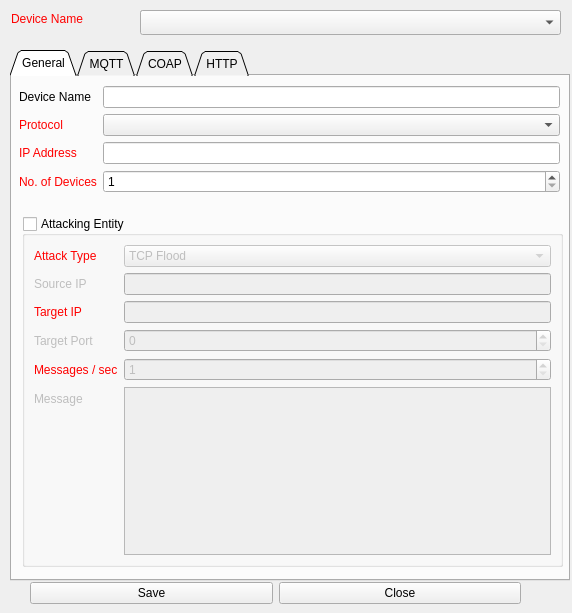
<?xml version="1.0" encoding="UTF-8"?>
<ui version="4.0">
 <class>frmNewDeviceTemplate</class>
 <widget class="QDialog" name="frmNewDeviceTemplate">
  <property name="geometry">
   <rect>
    <x>0</x>
    <y>0</y>
    <width>572</width>
    <height>613</height>
   </rect>
  </property>
  <property name="windowTitle">
   <string>New Device Template</string>
  </property>
  <widget class="QTabWidget" name="tbMain">
   <property name="geometry">
    <rect>
     <x>10</x>
     <y>50</y>
     <width>560</width>
     <height>531</height>
    </rect>
   </property>
   <property name="tabShape">
    <enum>QTabWidget::Triangular</enum>
   </property>
   <property name="currentIndex">
    <number>0</number>
   </property>
   <widget class="QWidget" name="tab">
    <attribute name="title">
     <string>General</string>
    </attribute>
    <widget class="QGroupBox" name="gbIsAttackingEntity">
     <property name="enabled">
      <bool>true</bool>
     </property>
     <property name="geometry">
      <rect>
       <x>10</x>
       <y>140</y>
       <width>541</width>
       <height>351</height>
      </rect>
     </property>
     <property name="title">
      <string>Attacking Entity</string>
     </property>
     <property name="checkable">
      <bool>true</bool>
     </property>
     <property name="checked">
      <bool>false</bool>
     </property>
     <layout class="QFormLayout" name="formLayout">
      <item row="0" column="0">
       <widget class="QLabel" name="label_4">
        <property name="styleSheet">
         <string notr="true">color: rgb(255, 0, 0);</string>
        </property>
        <property name="text">
         <string>Attack Type</string>
        </property>
       </widget>
      </item>
      <item row="0" column="1">
       <widget class="QComboBox" name="cmbAttackType">
        <item>
         <property name="text">
          <string>TCP Flood</string>
         </property>
        </item>
        <item>
         <property name="text">
          <string>UDP Flood</string>
         </property>
        </item>
       </widget>
      </item>
      <item row="1" column="0">
       <widget class="QLabel" name="label_30">
        <property name="styleSheet">
         <string notr="true"/>
        </property>
        <property name="text">
         <string>Source IP</string>
        </property>
       </widget>
      </item>
      <item row="1" column="1">
       <widget class="QLineEdit" name="txtAttackingSourceIP"/>
      </item>
      <item row="2" column="0">
       <widget class="QLabel" name="label_14">
        <property name="styleSheet">
         <string notr="true">color: rgb(255, 0, 0);</string>
        </property>
        <property name="text">
         <string>Target IP</string>
        </property>
       </widget>
      </item>
      <item row="2" column="1">
       <widget class="QLineEdit" name="txtAttackingTargetIP"/>
      </item>
      <item row="3" column="0">
       <widget class="QLabel" name="label_28">
        <property name="styleSheet">
         <string notr="true"/>
        </property>
        <property name="text">
         <string>Target Port</string>
        </property>
       </widget>
      </item>
      <item row="3" column="1">
       <widget class="QSpinBox" name="sbAttackingTargetPort">
        <property name="maximum">
         <number>65535</number>
        </property>
       </widget>
      </item>
      <item row="4" column="0">
       <widget class="QLabel" name="label_29">
        <property name="styleSheet">
         <string notr="true">color: rgb(255, 0, 0);</string>
        </property>
        <property name="text">
         <string>Messages / sec</string>
        </property>
       </widget>
      </item>
      <item row="4" column="1">
       <widget class="QSpinBox" name="sbAttackingInterval">
        <property name="minimum">
         <number>1</number>
        </property>
        <property name="maximum">
         <number>1000</number>
        </property>
       </widget>
      </item>
      <item row="5" column="0">
       <widget class="QLabel" name="label_31">
        <property name="styleSheet">
         <string notr="true"/>
        </property>
        <property name="text">
         <string>Message</string>
        </property>
       </widget>
      </item>
      <item row="5" column="1">
       <widget class="QPlainTextEdit" name="txtAttackingMsg"/>
      </item>
     </layout>
    </widget>
    <widget class="QWidget" name="layoutWidget">
     <property name="geometry">
      <rect>
       <x>7</x>
       <y>10</y>
       <width>541</width>
       <height>121</height>
      </rect>
     </property>
     <layout class="QFormLayout" name="formLayout_4">
      <item row="0" column="0">
       <widget class="QLabel" name="lblDeviceName2">
        <property name="styleSheet">
         <string notr="true"/>
        </property>
        <property name="text">
         <string>Device Name</string>
        </property>
       </widget>
      </item>
      <item row="0" column="1">
       <widget class="QLineEdit" name="txtDeviceName2"/>
      </item>
      <item row="1" column="0">
       <widget class="QLabel" name="label_13">
        <property name="styleSheet">
         <string notr="true">color: rgb(255, 0, 0);</string>
        </property>
        <property name="text">
         <string>Protocol</string>
        </property>
       </widget>
      </item>
      <item row="1" column="1">
       <widget class="QComboBox" name="cmbProtocol">
        <item>
         <property name="text">
          <string/>
         </property>
        </item>
        <item>
         <property name="text">
          <string>MQTT</string>
         </property>
        </item>
        <item>
         <property name="text">
          <string>COAP</string>
         </property>
        </item>
       </widget>
      </item>
      <item row="2" column="0">
       <widget class="QLabel" name="label">
        <property name="styleSheet">
         <string notr="true">color: rgb(255, 0, 0);</string>
        </property>
        <property name="text">
         <string>IP Address</string>
        </property>
       </widget>
      </item>
      <item row="2" column="1">
       <widget class="QLineEdit" name="txtIPAddress">
        <property name="text">
         <string/>
        </property>
       </widget>
      </item>
      <item row="3" column="0">
       <widget class="QLabel" name="label_12">
        <property name="styleSheet">
         <string notr="true">color: rgb(255, 0, 0);</string>
        </property>
        <property name="text">
         <string>No. of Devices</string>
        </property>
       </widget>
      </item>
      <item row="3" column="1">
       <widget class="QSpinBox" name="sbNumofDevices">
        <property name="minimum">
         <number>1</number>
        </property>
        <property name="maximum">
         <number>100</number>
        </property>
        <property name="value">
         <number>1</number>
        </property>
       </widget>
      </item>
     </layout>
    </widget>
   </widget>
   <widget class="QWidget" name="tpMQTT">
    <attribute name="title">
     <string>MQTT</string>
    </attribute>
    <widget class="QGroupBox" name="groupBox_3">
     <property name="geometry">
      <rect>
       <x>9</x>
       <y>44</y>
       <width>231</width>
       <height>111</height>
      </rect>
     </property>
     <property name="title">
      <string>Broker Port</string>
     </property>
     <widget class="QWidget" name="layoutWidget">
      <property name="geometry">
       <rect>
        <x>13</x>
        <y>33</y>
        <width>211</width>
        <height>60</height>
       </rect>
      </property>
      <layout class="QFormLayout" name="formLayout_2">
       <item row="0" column="0">
        <widget class="QRadioButton" name="rbMQTTRegular">
         <property name="text">
          <string>Regular</string>
         </property>
         <property name="checked">
          <bool>true</bool>
         </property>
        </widget>
       </item>
       <item row="0" column="1">
        <widget class="QSpinBox" name="sbBrokerPortRegular">
         <property name="maximum">
          <number>65535</number>
         </property>
         <property name="value">
          <number>1883</number>
         </property>
        </widget>
       </item>
       <item row="1" column="0">
        <widget class="QRadioButton" name="rbMQTTTLS">
         <property name="text">
          <string>TLS</string>
         </property>
        </widget>
       </item>
       <item row="1" column="1">
        <widget class="QSpinBox" name="sbBrokerportTLS">
         <property name="maximum">
          <number>65535</number>
         </property>
         <property name="value">
          <number>8883</number>
         </property>
        </widget>
       </item>
      </layout>
     </widget>
    </widget>
    <widget class="QGroupBox" name="gbBrookerAuthentication">
     <property name="geometry">
      <rect>
       <x>250</x>
       <y>50</y>
       <width>301</width>
       <height>102</height>
      </rect>
     </property>
     <property name="title">
      <string>Broker Authentication</string>
     </property>
     <property name="checkable">
      <bool>true</bool>
     </property>
     <property name="checked">
      <bool>false</bool>
     </property>
     <layout class="QVBoxLayout" name="verticalLayout_6">
      <item>
       <layout class="QFormLayout" name="formLayout_3">
        <item row="0" column="0">
         <widget class="QLabel" name="label_10">
          <property name="styleSheet">
           <string notr="true">color: rgb(255, 0, 0);</string>
          </property>
          <property name="text">
           <string>User Name</string>
          </property>
         </widget>
        </item>
        <item row="0" column="1">
         <widget class="QLineEdit" name="txtBrokerUserName"/>
        </item>
        <item row="1" column="0">
         <widget class="QLabel" name="label_11">
          <property name="styleSheet">
           <string notr="true">color: rgb(255, 0, 0);</string>
          </property>
          <property name="text">
           <string>Password</string>
          </property>
         </widget>
        </item>
        <item row="1" column="1">
         <widget class="QLineEdit" name="txtBrokerPassword"/>
        </item>
       </layout>
      </item>
     </layout>
    </widget>
    <widget class="QWidget" name="layoutWidget">
     <property name="geometry">
      <rect>
       <x>10</x>
       <y>10</y>
       <width>541</width>
       <height>27</height>
      </rect>
     </property>
     <layout class="QFormLayout" name="formLayout_5">
      <item row="0" column="0">
       <widget class="QLabel" name="label_3">
        <property name="styleSheet">
         <string notr="true">color: rgb(255, 0, 0);</string>
        </property>
        <property name="text">
         <string>Broker</string>
        </property>
       </widget>
      </item>
      <item row="0" column="1">
       <widget class="QLineEdit" name="txtBrokerIP">
        <property name="text">
         <string/>
        </property>
       </widget>
      </item>
     </layout>
    </widget>
    <widget class="QTabWidget" name="tbMQTTSubscribePublish">
     <property name="geometry">
      <rect>
       <x>10</x>
       <y>150</y>
       <width>541</width>
       <height>351</height>
      </rect>
     </property>
     <property name="currentIndex">
      <number>1</number>
     </property>
     <widget class="QWidget" name="tab_4">
      <attribute name="title">
       <string>Subscribe</string>
      </attribute>
      <widget class="QPushButton" name="btnAddSubscribeTopic">
       <property name="geometry">
        <rect>
         <x>70</x>
         <y>33</y>
         <width>89</width>
         <height>25</height>
        </rect>
       </property>
       <property name="text">
        <string>Add</string>
       </property>
      </widget>
      <widget class="QComboBox" name="cmbSubscribeTopic">
       <property name="geometry">
        <rect>
         <x>70</x>
         <y>5</y>
         <width>401</width>
         <height>25</height>
        </rect>
       </property>
      </widget>
      <widget class="QLabel" name="label_15">
       <property name="geometry">
        <rect>
         <x>20</x>
         <y>6</y>
         <width>51</width>
         <height>17</height>
        </rect>
       </property>
       <property name="text">
        <string>Topic</string>
       </property>
      </widget>
      <widget class="QTableWidget" name="tbWidgetSubscribeTopic">
       <property name="geometry">
        <rect>
         <x>20</x>
         <y>60</y>
         <width>512</width>
         <height>260</height>
        </rect>
       </property>
      </widget>
      <widget class="QPushButton" name="btnAdMQTTSubscribeTopic">
       <property name="geometry">
        <rect>
         <x>471</x>
         <y>5</y>
         <width>23</width>
         <height>25</height>
        </rect>
       </property>
       <property name="text">
        <string>+</string>
       </property>
      </widget>
     </widget>
     <widget class="QWidget" name="tab_5">
      <attribute name="title">
       <string>Publish</string>
      </attribute>
      <widget class="QComboBox" name="cmbMQTTPublishTopic">
       <property name="geometry">
        <rect>
         <x>100</x>
         <y>5</y>
         <width>281</width>
         <height>25</height>
        </rect>
       </property>
      </widget>
      <widget class="QLabel" name="label_16">
       <property name="geometry">
        <rect>
         <x>20</x>
         <y>5</y>
         <width>51</width>
         <height>17</height>
        </rect>
       </property>
       <property name="text">
        <string>Topic</string>
       </property>
      </widget>
      <widget class="QComboBox" name="cmbMQTTPublishDataProfile">
       <property name="geometry">
        <rect>
         <x>100</x>
         <y>35</y>
         <width>381</width>
         <height>25</height>
        </rect>
       </property>
      </widget>
      <widget class="QLabel" name="label_17">
       <property name="geometry">
        <rect>
         <x>10</x>
         <y>35</y>
         <width>81</width>
         <height>17</height>
        </rect>
       </property>
       <property name="text">
        <string>Data Profile</string>
       </property>
      </widget>
      <widget class="QComboBox" name="cmbMQTTPublishTimeProfile">
       <property name="geometry">
        <rect>
         <x>100</x>
         <y>65</y>
         <width>381</width>
         <height>25</height>
        </rect>
       </property>
      </widget>
      <widget class="QLabel" name="label_18">
       <property name="geometry">
        <rect>
         <x>10</x>
         <y>65</y>
         <width>111</width>
         <height>17</height>
        </rect>
       </property>
       <property name="text">
        <string>Time Profile</string>
       </property>
      </widget>
      <widget class="QPushButton" name="btnMQTTPublishDataProfile">
       <property name="geometry">
        <rect>
         <x>480</x>
         <y>35</y>
         <width>23</width>
         <height>25</height>
        </rect>
       </property>
       <property name="text">
        <string>+</string>
       </property>
      </widget>
      <widget class="QLabel" name="label_19">
       <property name="geometry">
        <rect>
         <x>410</x>
         <y>5</y>
         <width>41</width>
         <height>25</height>
        </rect>
       </property>
       <property name="text">
        <string>QoS</string>
       </property>
      </widget>
      <widget class="QComboBox" name="cmbMQTTQoS">
       <property name="geometry">
        <rect>
         <x>450</x>
         <y>5</y>
         <width>51</width>
         <height>25</height>
        </rect>
       </property>
       <item>
        <property name="text">
         <string>0</string>
        </property>
       </item>
       <item>
        <property name="text">
         <string>1</string>
        </property>
       </item>
       <item>
        <property name="text">
         <string>2</string>
        </property>
       </item>
      </widget>
      <widget class="QTableWidget" name="tbWidgetMQTTPublish">
       <property name="geometry">
        <rect>
         <x>10</x>
         <y>122</y>
         <width>521</width>
         <height>201</height>
        </rect>
       </property>
      </widget>
      <widget class="QPushButton" name="btnMQTTPublishTimeProfile">
       <property name="geometry">
        <rect>
         <x>480</x>
         <y>65</y>
         <width>23</width>
         <height>25</height>
        </rect>
       </property>
       <property name="text">
        <string>+</string>
       </property>
      </widget>
      <widget class="QPushButton" name="btnAdMQTTPublishTopic">
       <property name="geometry">
        <rect>
         <x>382</x>
         <y>5</y>
         <width>23</width>
         <height>25</height>
        </rect>
       </property>
       <property name="text">
        <string>+</string>
       </property>
      </widget>
      <widget class="QPushButton" name="btnMQTTPublish">
       <property name="geometry">
        <rect>
         <x>100</x>
         <y>95</y>
         <width>89</width>
         <height>25</height>
        </rect>
       </property>
       <property name="text">
        <string>Add</string>
       </property>
      </widget>
     </widget>
    </widget>
   </widget>
   <widget class="QWidget" name="tpCOAP">
    <attribute name="title">
     <string>COAP</string>
    </attribute>
    <widget class="QLabel" name="label_21">
     <property name="geometry">
      <rect>
       <x>10</x>
       <y>40</y>
       <width>111</width>
       <height>17</height>
      </rect>
     </property>
     <property name="text">
      <string>CoAP Command</string>
     </property>
    </widget>
    <widget class="QLabel" name="label_22">
     <property name="geometry">
      <rect>
       <x>10</x>
       <y>70</y>
       <width>111</width>
       <height>17</height>
      </rect>
     </property>
     <property name="text">
      <string>Time Profile</string>
     </property>
    </widget>
    <widget class="QLabel" name="label_23">
     <property name="geometry">
      <rect>
       <x>10</x>
       <y>100</y>
       <width>111</width>
       <height>17</height>
      </rect>
     </property>
     <property name="text">
      <string>Data Profile</string>
     </property>
    </widget>
    <widget class="QComboBox" name="cmbCoapCommand">
     <property name="geometry">
      <rect>
       <x>140</x>
       <y>40</y>
       <width>411</width>
       <height>25</height>
      </rect>
     </property>
     <item>
      <property name="text">
       <string>GET</string>
      </property>
     </item>
     <item>
      <property name="text">
       <string>POST</string>
      </property>
     </item>
     <item>
      <property name="text">
       <string>PUT</string>
      </property>
     </item>
     <item>
      <property name="text">
       <string>DELETE</string>
      </property>
     </item>
     <item>
      <property name="text">
       <string>DISCOVER</string>
      </property>
     </item>
    </widget>
    <widget class="QComboBox" name="cmbCoapTimeProfile">
     <property name="geometry">
      <rect>
       <x>140</x>
       <y>70</y>
       <width>391</width>
       <height>25</height>
      </rect>
     </property>
    </widget>
    <widget class="QPushButton" name="btnAddCoapTimeProfile">
     <property name="geometry">
      <rect>
       <x>530</x>
       <y>70</y>
       <width>23</width>
       <height>25</height>
      </rect>
     </property>
     <property name="text">
      <string>+</string>
     </property>
    </widget>
    <widget class="QPushButton" name="btnAddCoapDataProfile">
     <property name="geometry">
      <rect>
       <x>530</x>
       <y>100</y>
       <width>23</width>
       <height>25</height>
      </rect>
     </property>
     <property name="text">
      <string>+</string>
     </property>
    </widget>
    <widget class="QPushButton" name="btnCoapAdd">
     <property name="geometry">
      <rect>
       <x>140</x>
       <y>130</y>
       <width>89</width>
       <height>25</height>
      </rect>
     </property>
     <property name="text">
      <string>Add</string>
     </property>
    </widget>
    <widget class="QTableWidget" name="tbWidgetCoap">
     <property name="geometry">
      <rect>
       <x>10</x>
       <y>160</y>
       <width>545</width>
       <height>341</height>
      </rect>
     </property>
    </widget>
    <widget class="QLabel" name="label_20">
     <property name="geometry">
      <rect>
       <x>10</x>
       <y>11</y>
       <width>91</width>
       <height>17</height>
      </rect>
     </property>
     <property name="styleSheet">
      <string notr="true">color: rgb(255, 0, 0);</string>
     </property>
     <property name="text">
      <string>CoAP URL</string>
     </property>
    </widget>
    <widget class="QLineEdit" name="txtCoapUrl">
     <property name="geometry">
      <rect>
       <x>140</x>
       <y>11</y>
       <width>411</width>
       <height>25</height>
      </rect>
     </property>
     <property name="text">
      <string/>
     </property>
    </widget>
    <widget class="QLineEdit" name="txtCoapParameters">
     <property name="enabled">
      <bool>true</bool>
     </property>
     <property name="geometry">
      <rect>
       <x>140</x>
       <y>100</y>
       <width>391</width>
       <height>25</height>
      </rect>
     </property>
     <property name="text">
      <string/>
     </property>
    </widget>
    <widget class="QComboBox" name="cmbCoapDataProfile">
     <property name="geometry">
      <rect>
       <x>140</x>
       <y>100</y>
       <width>391</width>
       <height>25</height>
      </rect>
     </property>
    </widget>
    <zorder>txtCoapParameters</zorder>
    <zorder>label_21</zorder>
    <zorder>label_22</zorder>
    <zorder>label_23</zorder>
    <zorder>cmbCoapCommand</zorder>
    <zorder>cmbCoapTimeProfile</zorder>
    <zorder>btnAddCoapTimeProfile</zorder>
    <zorder>btnAddCoapDataProfile</zorder>
    <zorder>btnCoapAdd</zorder>
    <zorder>tbWidgetCoap</zorder>
    <zorder>label_20</zorder>
    <zorder>txtCoapUrl</zorder>
    <zorder>cmbCoapDataProfile</zorder>
   </widget>
   <widget class="QWidget" name="tpHTTP">
    <attribute name="title">
     <string>HTTP</string>
    </attribute>
    <widget class="QComboBox" name="cmbHttpCommand">
     <property name="geometry">
      <rect>
       <x>140</x>
       <y>40</y>
       <width>411</width>
       <height>25</height>
      </rect>
     </property>
     <item>
      <property name="text">
       <string>GET</string>
      </property>
     </item>
     <item>
      <property name="text">
       <string>SEND</string>
      </property>
     </item>
     <item>
      <property name="text">
       <string>POST</string>
      </property>
     </item>
     <item>
      <property name="text">
       <string>RECEIVE</string>
      </property>
     </item>
    </widget>
    <widget class="QLabel" name="label_25">
     <property name="geometry">
      <rect>
       <x>10</x>
       <y>40</y>
       <width>111</width>
       <height>17</height>
      </rect>
     </property>
     <property name="text">
      <string>HTTP Command</string>
     </property>
    </widget>
    <widget class="QLineEdit" name="txtHttpUrl">
     <property name="geometry">
      <rect>
       <x>140</x>
       <y>11</y>
       <width>411</width>
       <height>25</height>
      </rect>
     </property>
     <property name="text">
      <string/>
     </property>
    </widget>
    <widget class="QLabel" name="label_26">
     <property name="geometry">
      <rect>
       <x>10</x>
       <y>11</y>
       <width>91</width>
       <height>17</height>
      </rect>
     </property>
     <property name="styleSheet">
      <string notr="true">color: rgb(255, 0, 0);</string>
     </property>
     <property name="text">
      <string>HTTP URL</string>
     </property>
    </widget>
    <widget class="QComboBox" name="cmbHttpTimeProfile">
     <property name="geometry">
      <rect>
       <x>140</x>
       <y>70</y>
       <width>391</width>
       <height>25</height>
      </rect>
     </property>
    </widget>
    <widget class="QLabel" name="label_27">
     <property name="geometry">
      <rect>
       <x>10</x>
       <y>70</y>
       <width>111</width>
       <height>17</height>
      </rect>
     </property>
     <property name="text">
      <string>Time Profile</string>
     </property>
    </widget>
    <widget class="QPushButton" name="btnHttpAdd">
     <property name="geometry">
      <rect>
       <x>140</x>
       <y>130</y>
       <width>89</width>
       <height>25</height>
      </rect>
     </property>
     <property name="text">
      <string>Add</string>
     </property>
    </widget>
    <widget class="QTableWidget" name="tbWidgetHttp">
     <property name="geometry">
      <rect>
       <x>10</x>
       <y>160</y>
       <width>545</width>
       <height>341</height>
      </rect>
     </property>
    </widget>
    <widget class="QPushButton" name="btnAddHttpDataProfile">
     <property name="geometry">
      <rect>
       <x>530</x>
       <y>100</y>
       <width>23</width>
       <height>25</height>
      </rect>
     </property>
     <property name="text">
      <string>+</string>
     </property>
    </widget>
    <widget class="QPushButton" name="btnAddHttpTimeProfile">
     <property name="geometry">
      <rect>
       <x>530</x>
       <y>70</y>
       <width>23</width>
       <height>25</height>
      </rect>
     </property>
     <property name="text">
      <string>+</string>
     </property>
    </widget>
    <widget class="QLabel" name="label_24">
     <property name="geometry">
      <rect>
       <x>10</x>
       <y>100</y>
       <width>111</width>
       <height>17</height>
      </rect>
     </property>
     <property name="text">
      <string>Parameters</string>
     </property>
    </widget>
    <widget class="QLineEdit" name="txtHttpParameters">
     <property name="geometry">
      <rect>
       <x>140</x>
       <y>100</y>
       <width>391</width>
       <height>25</height>
      </rect>
     </property>
     <property name="text">
      <string/>
     </property>
    </widget>
    <widget class="QComboBox" name="cmbHttpDataProfile">
     <property name="geometry">
      <rect>
       <x>140</x>
       <y>100</y>
       <width>391</width>
       <height>25</height>
      </rect>
     </property>
    </widget>
    <zorder>txtHttpParameters</zorder>
    <zorder>cmbHttpCommand</zorder>
    <zorder>label_25</zorder>
    <zorder>txtHttpUrl</zorder>
    <zorder>label_26</zorder>
    <zorder>cmbHttpTimeProfile</zorder>
    <zorder>label_27</zorder>
    <zorder>btnHttpAdd</zorder>
    <zorder>tbWidgetHttp</zorder>
    <zorder>btnAddHttpDataProfile</zorder>
    <zorder>btnAddHttpTimeProfile</zorder>
    <zorder>label_24</zorder>
    <zorder>cmbHttpDataProfile</zorder>
   </widget>
  </widget>
  <widget class="QWidget" name="layoutWidget">
   <property name="geometry">
    <rect>
     <x>30</x>
     <y>580</y>
     <width>491</width>
     <height>27</height>
    </rect>
   </property>
   <layout class="QHBoxLayout" name="horizontalLayout_2">
    <item>
     <widget class="QPushButton" name="btnCreate">
      <property name="text">
       <string>Save</string>
      </property>
     </widget>
    </item>
    <item>
     <widget class="QPushButton" name="btnClose">
      <property name="text">
       <string>Close</string>
      </property>
     </widget>
    </item>
   </layout>
  </widget>
  <widget class="QComboBox" name="cmbTemplates">
   <property name="geometry">
    <rect>
     <x>140</x>
     <y>10</y>
     <width>421</width>
     <height>25</height>
    </rect>
   </property>
   <property name="editable">
    <bool>false</bool>
   </property>
   <property name="currentText">
    <string/>
   </property>
  </widget>
  <widget class="QLabel" name="lblDeviceName">
   <property name="geometry">
    <rect>
     <x>11</x>
     <y>11</y>
     <width>81</width>
     <height>16</height>
    </rect>
   </property>
   <property name="styleSheet">
    <string notr="true">color: rgb(255, 0, 0);</string>
   </property>
   <property name="text">
    <string>Device Name</string>
   </property>
  </widget>
  <widget class="QLineEdit" name="txtDeviceName">
   <property name="geometry">
    <rect>
     <x>140</x>
     <y>10</y>
     <width>421</width>
     <height>23</height>
    </rect>
   </property>
  </widget>
  <zorder>txtDeviceName</zorder>
  <zorder>cmbTemplates</zorder>
  <zorder>tbMain</zorder>
  <zorder>layoutWidget</zorder>
  <zorder>lblDeviceName</zorder>
 </widget>
 <resources/>
 <connections/>
</ui>
